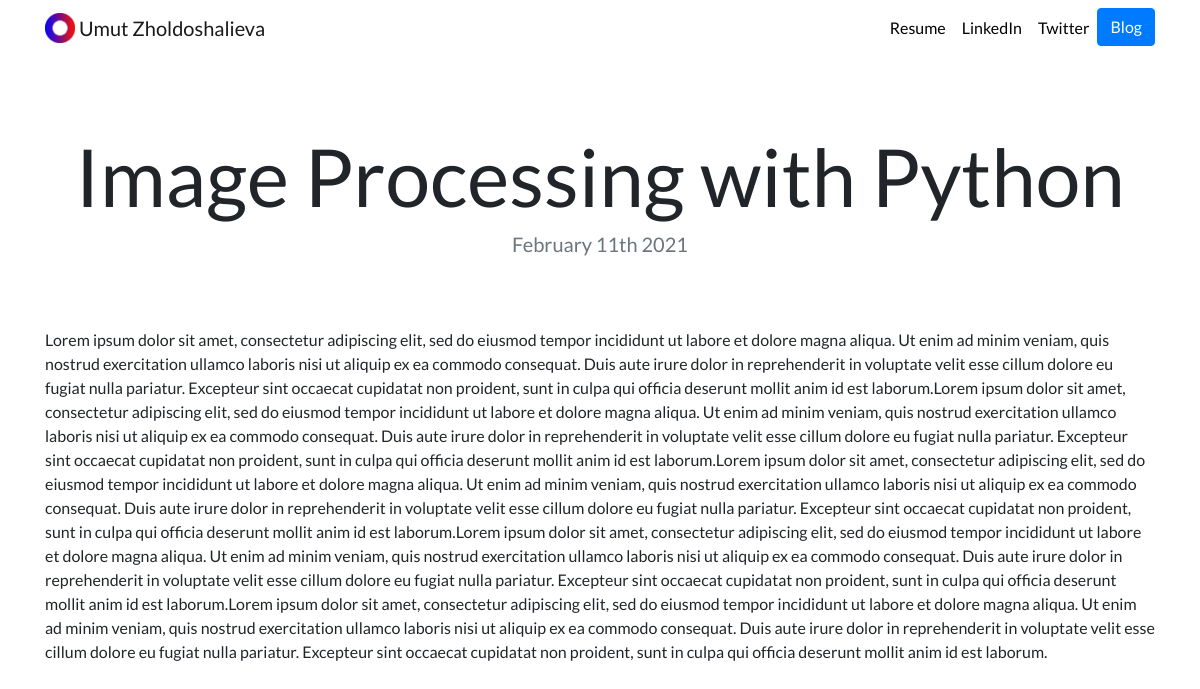
The page /blog/1 on the database its author committed.
### blog/models.py (models this page shows, shortened)
class Blog(models.Model):
    title = models.CharField(max_length=100)
    description = models.CharField(max_length=250)
    body_text = models.TextField()
    date = models.DateField()

### blog/views.py (the view)
# urls.py: path('<int:blog_id>', views.detail, name = 'detail'),
def detail(request, blog_id):
    blog = get_object_or_404(Blog,pk=blog_id)
    return render(request, 'blogs/detail.html', {'blog':blog})

### blog/templates/blogs/detail.html
{% extends 'portfolio/base.html' %}
{% block content%}
<br>
<h1 class="text-center mt-5" id="blogdetailtitle">{{ blog.title }}</h1>
<h5 class="text-center text-muted mb-5">{{ blog.date|date:'F jS Y' }}</h5>
<br>
{{ blog.body_text|safe }}
 {% endblock %}

### portfolio/static/portfolio/custom.css (style rules this page uses)
body { font-family: 'Lato', sans-serif; }
@media (min-width: 992px) { #blogdetailtitle { font-size: 5rem; } }

### rows shown on the page
Blog: title "Image Processing with Python", date "February 11th 2021", body_text "Lorem ipsum dolor sit amet, consectetur adipiscing elit, sed do eiusmod tempor incididunt ut labore et dolore magna aliqua. Ut enim ad minim veniam, quis nostrud exercitation ullamco laboris nisi ut aliquip ex ea commodo consequat. Duis aute irure dolor in reprehenderit in voluptate velit esse cillum dolore eu fugiat nulla pariatur. Excepteur sint occaecat cupidatat non proident, sunt in culpa qui officia deserunt mollit anim id est laborum.Lorem ipsum dolor sit amet, consectetur adipiscing elit, sed do eiusmod tempor incididunt ut labore et dolore magna aliqua. Ut enim ad minim veniam, quis nostrud exercitation ullamco laboris nisi ut aliquip ex ea commodo consequat. Duis aute irure dolor…"
